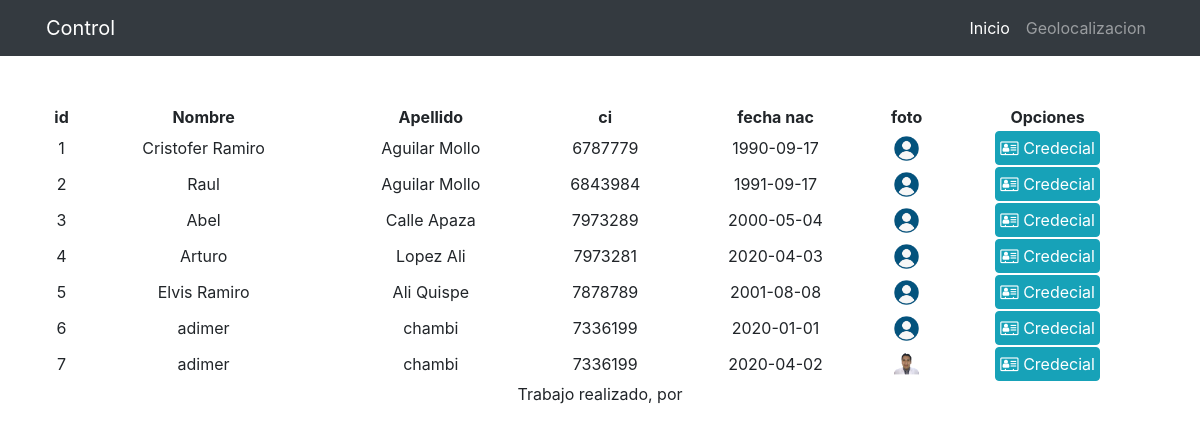
Screenshot of /index.php/credential with the database file from the repository.
### tables this page shows
CREATE TABLE `persona` (
  `id_persona` int(11) NOT NULL,
  `nombre` varchar(30) NOT NULL,
  `apellido` varchar(30) NOT NULL,
  `ci` varchar(15) NOT NULL,
  `f_nac` date NOT NULL,
  `r_foto` varchar(255) NOT NULL,
  `hash` varchar(255) NOT NULL
);

### application/controllers/Credential.php (called while the page is built, shortened)
<?php
class credential extends CI_Controller {
    public function index(){
        $this->load->view('plantilla/header');
        $this->load->view('credential/index');
        $this->load->view('plantilla/footer');
    }
}

### index.php (called while the page is built, shortened)
<?php
require_once BASEPATH.'core/CodeIgniter.php';

### application/views/credential/index.php (the view, shortened to what this page needs)
<div class="container mt-5">
    <div class="row">
        <div class="col-12">
            <div class="table-responsive">
            <table id="example" class="display" style="width:100%">
                <thead>
                <tr>
                    <th>id</th>
                    <th>Nombre</th>
                    <th>Apellido</th>
                    <th>ci</th>
                    <th>fecha nac</th>
                    <th>foto</th>
                    <th>Opciones</th>
                </tr>
                </thead>
                <tbody>
                <?php
                $query=$this->db->query("SELECT * FROM persona");
                foreach ($query->result() as $row){
                    if (file_exists("dist/personas/$row->r_foto") && $row->r_foto!="" ){
                        $url="dist/personas/$row->r_foto";
                    }else{
                        $url="dist/personas/user.png";
                    }
                    echo "<tr>
                            <td>$row->id_persona</td>
                            <td>$row->nombre</td>
                            <td>$row->apellido</td>
                            <td>$row->ci</td>
                            <td>$row->f_nac</td>
                            <td><img src='$url' width='25px' alt=''></td>
                            <td><a class='btn btn-info p-1' href='Credential/target/$row->hash' target='_blank'> <i class='fa fa-address-card-o' aria-hidden='true'></i> Credecial</a></td>
                        </tr>";
                }
                ?>
                </tbody>
            </table>
            </div>
        </div>
    </div>
</div>

### application/views/plantilla/header.php (shortened to what this page needs)
<!doctype html>
<html lang="en">
  <head>
    <link rel="stylesheet" href="https://maxcdn.bootstrapcdn.com/bootstrap/4.0.0/css/bootstrap.min.css">
    <link rel="stylesheet" type="text/css" href="<?php echo base_url(); ?>dist/css/style.css">
      <link rel="stylesheet" type="text/css" href="<?=base_url()?>dist/dataTables/datatables.min.css"/>
      <link rel="stylesheet" href="https://stackpath.bootstrapcdn.com/font-awesome/4.7.0/css/font-awesome.min.css">
  </head>
  <body class="text-center">
    <div class="d-flex bg-dark flex-column">
      <nav class="navbar navbar-expand-lg navbar-dark bg-dark container">
        <a class="navbar-brand" href="#">Control</a>
        <div class="collapse navbar-collapse" id="navbarSupportedContent">
          <ul class="navbar-nav ml-auto">
            <li class="nav-item active">
              <a class="nav-link" href="<?php echo base_url(); ?>Principal">Inicio <span class="sr-only">(current)</span></a>
            </li>
            <li class="nav-item">
              <a class="nav-link" href="<?php echo base_url(); ?>Localizacion">Geolocalizacion</a>
            </li>
          </ul>
        </div>
      </nav>
    </div>
    <div class="">

### application/views/plantilla/footer.php (shortened to what this page needs)
    </div>
    <footer class="container ">
        <div class="inner">
          <p class="text-center">Trabajo realizado, por<a href="#"></a></p>
        </div>
    </footer>
  </body>
</html>

### rows the page displays
persona: id_persona "1", nombre "Cristofer Ramiro", apellido "Aguilar Mollo", ci "6787779", f_nac "1990-09-17"
persona: id_persona "2", nombre "Raul", apellido "Aguilar Mollo", ci "6843984", f_nac "1991-09-17"
persona: id_persona "3", nombre "Abel", apellido "Calle Apaza", ci "7973289", f_nac "2000-05-04"
persona: id_persona "4", nombre "Arturo", apellido "Lopez Ali", ci "7973281", f_nac "2020-04-03"
persona: id_persona "5", nombre "Elvis Ramiro", apellido "Ali Quispe", ci "7878789", f_nac "2001-08-08"
persona: id_persona "6", nombre "adimer", apellido "chambi", ci "7336199", f_nac "2020-01-01"
persona: id_persona "7", nombre "adimer", apellido "chambi", ci "7336199", f_nac "2020-04-02", r_foto (picture)
